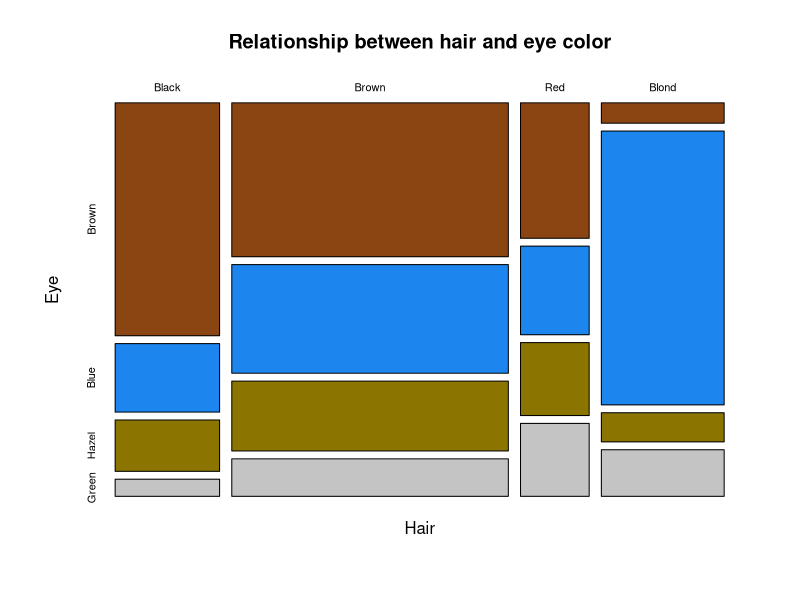

Here is the R script that generated this plot:
############
# R-File 1 for Assignment 1 analyzing dataset 2 (HairEyeColor)
# Christopher Cosler and Lisa Schmid
# Updated September 30, 2015
# The results are used and described in the presentation slides of Assignment 1
# Formatted according to Google style guide
###########

#Load student hair and eyecolor data and pass it into a dataframe
data("HairEyeColor")
HairEyeColorData <- data.frame(HairEyeColor)

###########
# Descriptive statistics
###########
x <- apply(HairEyeColor, c(1, 2), sum)
x
sum(x)

# Mosaique Plot
fill_colors <- colors()[c(56,130,146,230)]
mosaicplot(x, main = "Relationship between hair and eye color", 
           color=fill_colors)



#############################################
# Citation of Software:

# R Core Team (2015). R: A language and environment for
# statistical computing. R Foundation for Statistical Computing,
# Vienna, Austria. URL https://www.R-project.org/.
